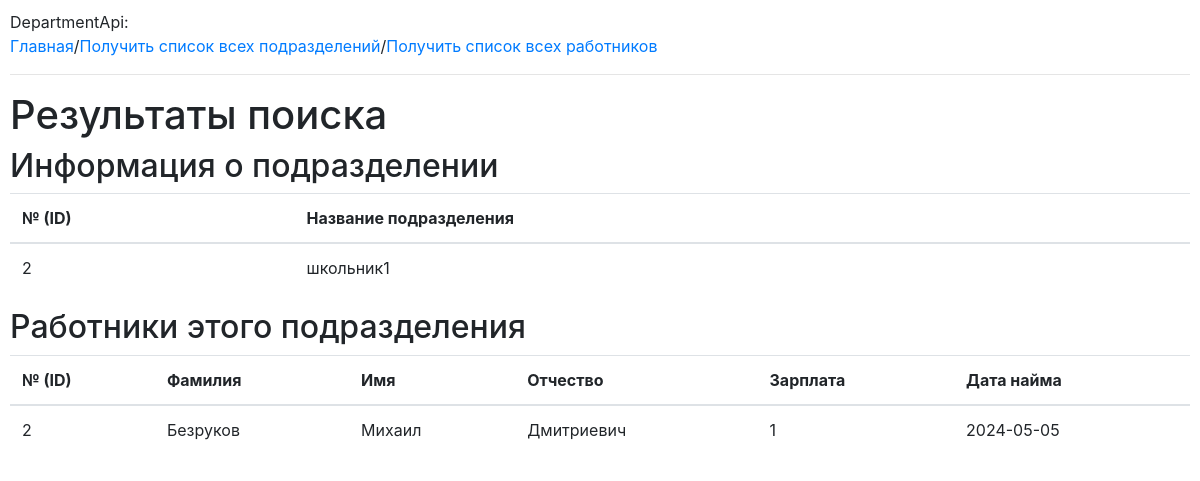
The page /departments/search/2 on the database as committed earlier.
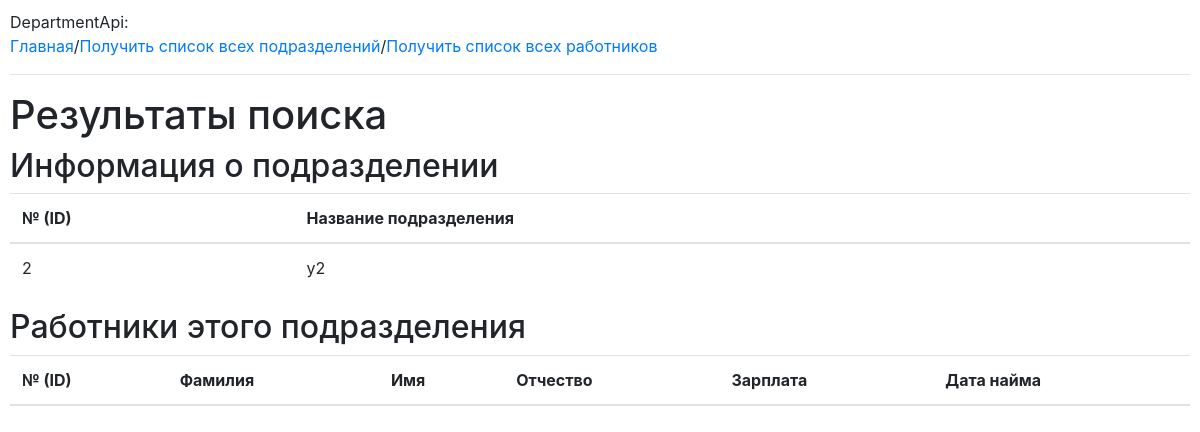
The same page on the database as committed later.
### Models/departmentModel.py (models this page shows)
class Department(db.Model):
    __tablename__ = "department"
    id = db.Column(db.Integer, primary_key=True)
    department_name = db.Column(db.String(64), index=True, unique=True)
    employees = db.relationship('Employee', back_populates='departments')

### Models/employeeModel.py (models this page shows)
class Employee(db.Model):
    __tablename__ = "employees"
    id = db.Column(db.Integer, primary_key=True)
    department_id = db.Column(db.Integer,db.ForeignKey(Department.id, name = 'fk_department_id'), index=True)
    last_name = db.Column(db.String(128), index=True)
    first_name = db.Column(db.String(128), index=True)
    patronimic = db.Column(db.String(128), index=True)
    salary = db.Column(db.Integer, index=True)
    hire_date = db.Column(db.Date, index=True)
    departments = db.relationship('Department', back_populates='employees')

### Controllers/DepartmentController.py (the view)
    @staticmethod
    @app.route('/departments/search/<int:department_id>', methods=['GET'])
    def search_department_results(department_id):
        department = Department.query.get_or_404(department_id)
        employees = Employee.query.filter_by(department_id=department_id).all()
        return render_template('department_search_results.html', department=department, employees=employees)

### Templates/department_search_results.html
{% extends "base.html" %}
{% block content %}
    {% if department %}
    <h1>Результаты поиска</h1>
    <h2>Информация о подразделении</h2>
    <table class="table">
        <thead>
            <tr>
                <th>№ (ID)</th>
                <th>Название подразделения</th>
            </tr>
        </thead>
        <tbody>
                <tr>
                    <td>{{ department.id }}</td>
                    <td>{{ department.department_name }}</td>
                </tr>
        </tbody>
    </table>
    <h2>Работники этого подразделения</h2>
    <table class="table">
        <thead>
            <tr>
                <th>№ (ID)</th>
                <th>Фамилия</th>
                <th>Имя</th>
                <th>Отчество</th>
                <th>Зарплата</th>
                <th>Дата найма</th>
            </tr>
        </thead>
        <tbody>
            {% for employee in employees %}
                <tr>
                    <td>{{ employee.id }}</td>
                    <td>{{ employee.last_name }}</td>
                    <td>{{ employee.first_name }}</td>
                    <td>{{ employee.patronimic }}</td>
                    <td>{{ employee.salary }}</td>
                    <td>{{ employee.hire_date }}</td>
                </tr>
            {% endfor %}
        </tbody>
    </table>
    {% else %}
    <h1>Подразделение не найдено</h1>
    {% endif %}
{% endblock %}

Rows that differ between the two databases and show on the page:
no longer on this page (row edited): Employee: id "2", last_name "Безруков", first_name "Михаил", patronimic "Дмитриевич", salary "1", hire_date "2024-05-05"
changed Department id 2: department_name "школьник1" → "у2"
